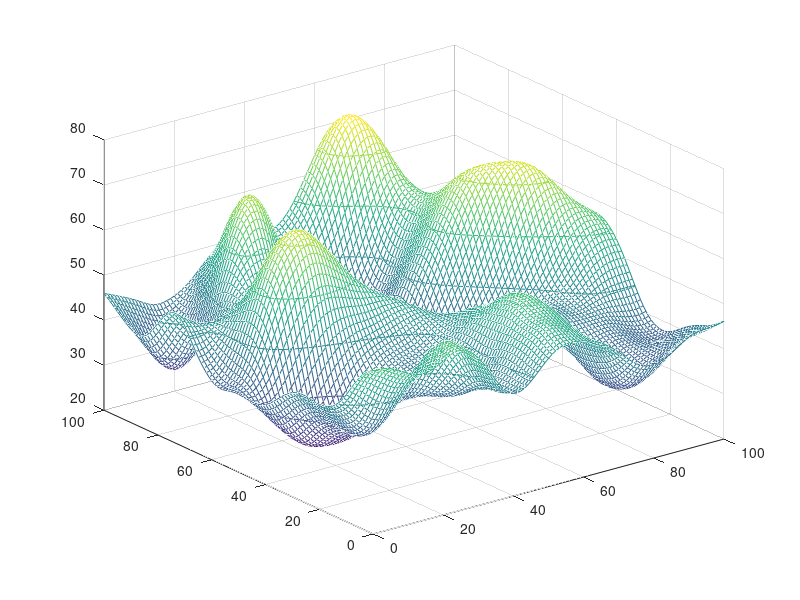

MATLAB code for this plot:
% Matlab code to generate the random snapshot for Laplace-like pdf:
M = 20;                                                          % Number of snapshots
%N = 20;                                                        % for Laplace-like                 % Number of large-scale Gaussians
N = 150;                                                        % for Gaussian-like
Peak = 100;                                                           % Peak of the 3D signal
Sigma = 8;                                                           % std of large scale Gaussian
Ns = 150;                                                            % Number of the small-scale Gaussians
Ss = 3;                                                                  % for Laplace-like                  % std of the small scale Gaussians
%Ss = 10;                                                           % for Gaussian-like

V = 100 * (0 : 0.01 : 1);
[X,Y] = meshgrid(V);

z = [];
P = rand(N,3);
P(:,1:2) = Peak * P(:,1:2);
for Wnum = 1 : M
    Z = zeros(size(X));
    rand('state', sum(100*clock));
    
    % Generation of the large scale Gaussians
    %P = Peak * rand(N,3);
    for k = 1: N
        Z = Z + 2 * Peak * (P(k,3) - 0.5) / sqrt(2*pi) / Sigma * exp(-((X-P(k,1)).^2 + (Y-P(k,2)).^2)/2/Sigma^2);
    end,
    
    % Genmeration of small scale Gaussians
    Ps = rand(Ns,3);
    Ps(:,1:2) = Peak * Ps(:,1:2);   
    for k = 1 : Ns
        Z = Z + 5 * (Ps(k,3) - 0.5) / sqrt(2*pi) / Ss * exp(-((X-Ps(k,1)).^2 + (Y-Ps(k,2)).^2)/2/Ss^2);
    end,
    
    % Snapshot normalization
    Z = Peak / 2 * Z/(max(max(Z)) - min(min(Z))) + 50;
    
    Data = Z;
    %[p,xx] = ksdensity(Z(:));
    [p,xx] = hist(Z(:),500);
    % saving snapshot
    name = sprintf('NewWave_%d',Wnum);
    save(name,'Data', 'P','Ps','Sigma','Ss','N','Ns','Peak', 'xx', 'p'); 
    z = [z;Z(:)];
end,

%[N,xx] = hist(z,100);
%p = N/sum(N);
%[p,xx] = ksdensity(z);
[p,xx] = hist(Z(:),500);
save('pdf','p','xx');
%figure(1); plot(xx,p); grid on;
%t = 0:100;
%pg=1/sqrt(2*pi)/13*exp(-(t-50).^2/13^2);
%figure(1); hold on; plot(t,pg,'r');

figure(2); mesh(X,Y,Z); hold on;
Vec = 5:10:95;
contour3(X,Y,Z,Vec);


